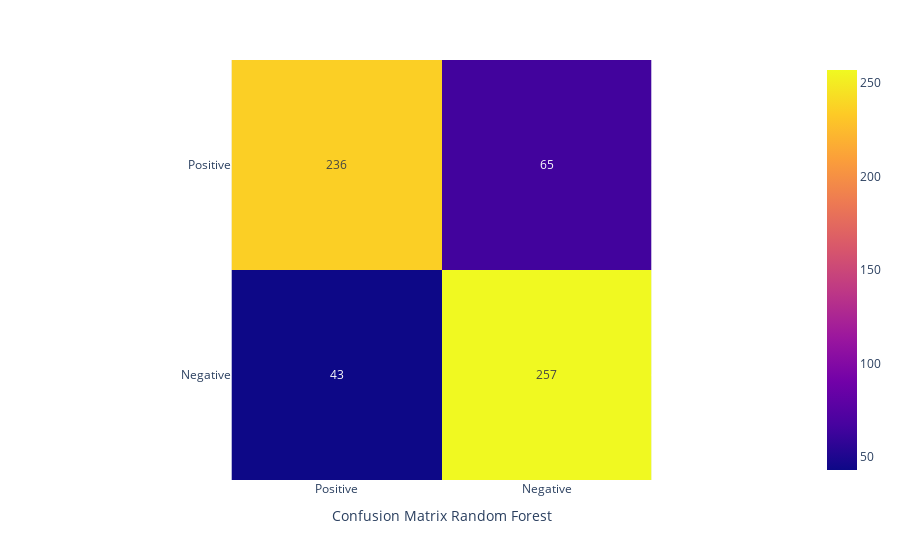

Notebook cell for this chart:
### Code cell
confusion_matrix = metrics.confusion_matrix(labels, predictions)
px.imshow(
    confusion_matrix, text_auto=True,
    labels=dict(x="Confusion Matrix Random Forest"),
    x=['Positive', 'Negative'],
    y=['Positive', 'Negative']
)

### Figure 1 — Plotly figure (JSON) as saved in the notebook; plotly's stock layout.template omitted (floating-point values rounded to 4 significant figures)
{"data": [{"coloraxis": "coloraxis", "hovertemplate": "Confusion Matrix Random Forest: %{x}<br>y: %{y}<br>color: %{z}<extra></extra>", "name": "0", "texttemplate": "%{z}", "type": "heatmap", "x": ["Positive", "Negative"], "xaxis": "x", "y": ["Positive", "Negative"], "yaxis": "y", "z": [[236, 65], [43, 257]]}], "layout": {"coloraxis": {"colorscale": [[0, "#0d0887"], [0.1111, "#46039f"], [0.2222, "#7201a8"], [0.3333, "#9c179e"], [0.4444, "#bd3786"], [0.5556, "#d8576b"], [0.6667, "#ed7953"], [0.7778, "#fb9f3a"], [0.8889, "#fdca26"], [1, "#f0f921"]]}, "margin": {"t": 60}, "xaxis": {"anchor": "y", "constrain": "domain", "domain": [0, 1], "scaleanchor": "y", "title": {"text": "Confusion Matrix Random Forest"}}, "yaxis": {"anchor": "x", "autorange": "reversed", "constrain": "domain", "domain": [0, 1]}}}
